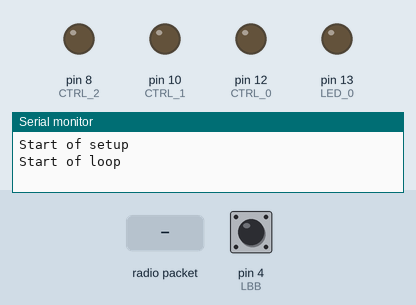
The sketch below on a simulated Arduino Uno, built with avr-gcc and run on an emulated ATmega328P. On the bench: output pins drawn as LEDs (lit = HIGH), the last lines printed to the serial monitor. Dashed ring = blinking. The inputs (shaded band) are chosen by the test bench; at power-on: pin 4 (LBB) HIGH. Random numbers use the default seed unless the sketch sets one; no radio packets arrive unless stated.

Above: at 6.2 s.
6.3 s: pin 4 (LBB) pulled LOW for 0.15 s
At 6.95 s:
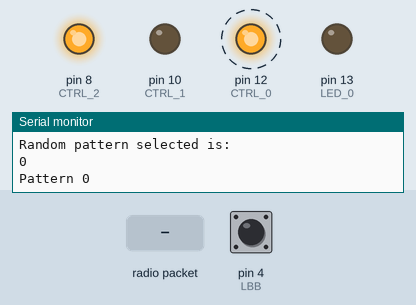
At 8.75 s:
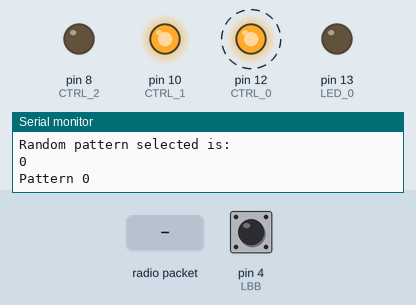
9.3 s: radio packet "1" arrives
At 15.0 s:
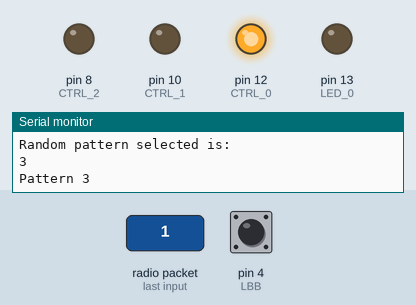
Timing chart, 0 to 18.3 s (numbered marks = the images above; inputs shaded):
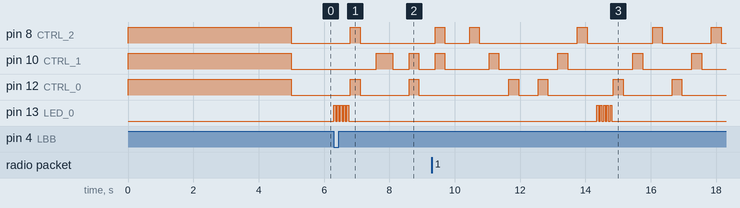

Measured:
- after the input at 6.3 s, pin 8 (CTRL_2): LOW → HIGH after 0.50 s, → LOW 0.30 s later; pin 10 (CTRL_1): LOW → HIGH after 1.3 s, → LOW 0.50 s later, → HIGH 0.50 s later, → LOW 0.30 s later
- after the input at 9.3 s, pin 13 (LED_0): alternates HIGH for 0.05 s and LOW for 0.05 s, 10 changes in all, then stays LOW, starting after 5.1 s

The sketch:

virtual_sprayer_rx.ino
```cpp
/*

Project:      Virtual sprayer receiver
Author:       Jason Lawley
Date:         9/15/13

Description:  The following is code is to create a 'Virtual Sprayer Receiver'
or VSRX.  The VSRX, when paired with a Virtual Sprayer Transmitter (VSTX)
replaces a conventional dunk tank.  The person to be dunked sits in front of
three sprayer heads.  The sprayer heads are controlled by three different valves
that can be independently controlled.

There are two inputs to the VSRX - one is the a wireless receiver that will have
will have data sent to it by the VSTX.  When the VSTX indicates a 'hit',
the VSRX will cause the three valves to open can soak the dunkee.  The three independent
valves are controlled to to create different displays of water or to 'dunk' the dunkee
with varying degrees of drenchedness.

A small little black button (LBB) located at the receiver box that when
pressed will trigger the spraying to start.  This LBB is used for testing
purposes or to manually trigger a spraying event.

 */


#include <VirtualWire.h>

 // Constant pin connections
const int LBB         = 4;    // Little black button
const int RX          = 2;
const int LED_0       = 13;   // On-board LED
const int CTRL_0      = 12;   // Valve control
const int CTRL_1      = 10;   // Valve control
const int CTRL_2      = 8;    // Valve control

int BRBState = HIGH;          // Variable for pushbuttons
int LBBState = HIGH;          // Variable for pushbuttons
int counter = 0;
int rand_select;
int buttonPush = LOW;


void setup(){
  //start serial connection
  Serial.begin(9600);
  // Configure input and output pins
  Serial.println("Start of setup");


  // Pushbutton inputs with internal pull-up resistor
  pinMode(LBB, INPUT_PULLUP);

  // Outputs
  pinMode(LED_0, OUTPUT);
  pinMode(CTRL_0, OUTPUT);
  pinMode(CTRL_1, OUTPUT);
  pinMode(CTRL_2, OUTPUT);

  randomSeed(analogRead(A0)); //Seed the pseudo-random engine with some true randomness.

  // Setup for the virtual_wire library
  //vw_set_ptt_inverted(true);  // Required for DR3100
  vw_setup(2000);             // Bits per sec
  vw_set_rx_pin(RX);
  vw_rx_start();              // Start the receiver PLL running


  all_valves_on();
  delay(5000);
  all_valves_off();

}

void loop(){


  Serial.println("Start of loop");

  // Declare the buffers for the virtual wire
  uint8_t buf[VW_MAX_MESSAGE_LEN];
  uint8_t buflen = VW_MAX_MESSAGE_LEN;


  // Wait for a good message to be received via the wireless receiver
  // or the LBB to be pressed.  When one of these happens, exit and start
  // the spraying sequence.
  while (buttonPush == LOW) {

  if (vw_get_message(buf, &buflen)) { // Non-blocking

    int i;

    digitalWrite(LED_0, true); // Flash a light to show received good message
    // Message with a good checksum received, dump it.
    Serial.print("Got: ");

    for (i = 0; i < buflen; i++) {
      Serial.print(buf[i], HEX);
      Serial.print(" ");
    }

    Serial.println("");
        digitalWrite(LED_0, false);

    buttonPush = HIGH;
  }

  LBBState = digitalRead(LBB);
    if (!LBBState)
      buttonPush = HIGH;
  }

  // Blink board LED 5 time when we either get a signal or the button
  // is pressed.
  for (int i = 0; i < 5; i++) {
    digitalWrite(LED_0, true);
    delay(50);
    digitalWrite(LED_0, false);
    delay(50);
  }


  // Here we select one of 8 different patterns to implement
  rand_select = random(8);
  Serial.println("Random pattern selected is:");
  Serial.println(rand_select, DEC);

  switch (rand_select) {
    case 0:
      pattern_0();
      break;
    case 1:
      pattern_1();
      break;
    case 2:
      pattern_2();
      break;
    case 3:
      pattern_3();
      break;
    case 4:
      pattern_4();
      break;
    case 5:
      pattern_5();
      break;
    case 6:
      pattern_6();
      break;
    case 7:
      pattern_7();
      break;
  }


  // Turn everything off
  all_valves_off();
  buttonPush = LOW;

  Serial.println("Cycle completed");

}

//*****************************************************************************
//*****************************************************************************
//*****************************************************************************
//****                    FUNCTIONS                                        ****
//*****************************************************************************
//*****************************************************************************
//*****************************************************************************

// Turn off all of the valves
void all_valves_off (){
  digitalWrite (CTRL_0, LOW);
  digitalWrite (CTRL_1, LOW);
  digitalWrite (CTRL_2, LOW);
}


// Turn on all of the valves
void all_valves_on (){
  digitalWrite (CTRL_0, HIGH);
  digitalWrite (CTRL_1, HIGH);
  digitalWrite (CTRL_2, HIGH);
}


// Turn on the valves from left to right
// Delay value for how long the valves are on/off
// Also can pass how many times there is a cycle
void cycle_LR (int delay_val, int times) {

  for (int i=0; i < times; i++) {
    digitalWrite (CTRL_0, HIGH);
    delay (delay_val);
    digitalWrite (CTRL_0, LOW);
    delay (delay_val);
    digitalWrite (CTRL_1, HIGH);
    delay (delay_val);
    digitalWrite (CTRL_1, LOW);
    delay (delay_val);
    digitalWrite (CTRL_2, HIGH);
    delay (delay_val);
    digitalWrite (CTRL_2, LOW);
    delay (delay_val);
  }
}


// Turn on the valves from left to right
// Delay value for how long the valves are on/off
// Also can pass how many times there is a cycle
void cycle_RL (int delay_val, int times) {

  for (int i=0; i < times; i++) {
    digitalWrite (CTRL_2, HIGH);
    delay (delay_val);
    digitalWrite (CTRL_2, LOW);
    delay (delay_val);
    digitalWrite (CTRL_1, HIGH);
    delay (delay_val);
    digitalWrite (CTRL_1, LOW);
    delay (delay_val);
    digitalWrite (CTRL_0, HIGH);
    delay (delay_val);
    digitalWrite (CTRL_0, LOW);
    delay (delay_val);
  }
}

void outside_on (int delay_val) {
  digitalWrite (CTRL_0, HIGH);
  digitalWrite (CTRL_2, HIGH);
  delay (delay_val);
  digitalWrite (CTRL_0, LOW);
  digitalWrite (CTRL_2, LOW);
}

void middle_on (int delay_val) {
  digitalWrite (CTRL_1, HIGH);
  delay (delay_val);
  digitalWrite (CTRL_1, LOW);
}

void left_two_on (int delay_val) {
  digitalWrite (CTRL_0, HIGH);
  digitalWrite (CTRL_1, HIGH);
  delay (delay_val);
  digitalWrite (CTRL_0, LOW);
  digitalWrite (CTRL_1, LOW);
}

void right_two_on (int delay_val) {
  digitalWrite (CTRL_1, HIGH);
  digitalWrite (CTRL_2, HIGH);
  delay (delay_val);
  digitalWrite (CTRL_1, LOW);
  digitalWrite (CTRL_2, LOW);
}

void rlm_cycle (int delay_val, int times) {

  digitalWrite (CTRL_1, HIGH);
  for (int i=0; i < times; i++) {
      digitalWrite (CTRL_2, HIGH);
      digitalWrite (CTRL_0, LOW);
      delay (delay_val);
      digitalWrite (CTRL_2, LOW);
      digitalWrite (CTRL_0, HIGH);
      delay (delay_val);
  }
  digitalWrite (CTRL_0, LOW);
  digitalWrite (CTRL_1, LOW);
  digitalWrite (CTRL_2, LOW);

}


void pattern_0() {

  Serial.println("Pattern 0");
  outside_on(300);
  delay(500);
  middle_on(500);
  delay(500);
  left_two_on(300);
  delay(500);
  right_two_on(300);
  delay(750);
  cycle_RL(300, 1);
  delay(300);
  cycle_LR(300, 1);
}

void pattern_1 () {

  Serial.println("Pattern 1");
  all_valves_on();
  delay (300);

  all_valves_off();
  delay (300);

  cycle_LR(300, 3);
  cycle_RL(300, 2);
  cycle_LR(300, 1);
}

void pattern_2() {

  Serial.println("Pattern 2");
  for (int i=0; i < 5; i++) {
    middle_on(500);
    delay(300);
    outside_on(500);
    delay(300);
  }
}

void pattern_3() {

  Serial.println("Pattern 3");
  cycle_LR(300, 2);
  delay(300);
  cycle_RL(300, 2);
  delay(500);
  middle_on(700);
  delay(400);
  middle_on(300);
  delay(200);
  middle_on(300);
}


void pattern_4() {

  Serial.println("Pattern 4");
  left_two_on(400);
  delay(300);
  right_two_on(400);
  delay(500);
  cycle_RL(300, 1);
  delay(200);
  cycle_LR(300, 1);
}


void pattern_5() {

  Serial.println("Pattern 5");
  middle_on(500);
  delay(500);
  right_two_on(400);
  delay(500);
  left_two_on(400);
  delay(500);
  cycle_RL(200, 2);
  delay(200);
  cycle_LR(200, 2);
}

void pattern_6() {

  Serial.println("Pattern 6");

  rlm_cycle(600, 3);
  delay(300);
  cycle_RL(300, 3);
  delay(500);
  cycle_LR(300, 3);
  delay(1000);
  middle_on(1000);
  delay(500);
  middle_on(150);
  delay(250);
  middle_on(150);
}


void pattern_7() {

  Serial.println("Pattern 7");

  left_two_on(500);
  delay (300);
  right_two_on(500);
  delay(500);
  rlm_cycle(500,4);
  delay(300);
  middle_on(500);
}
```
